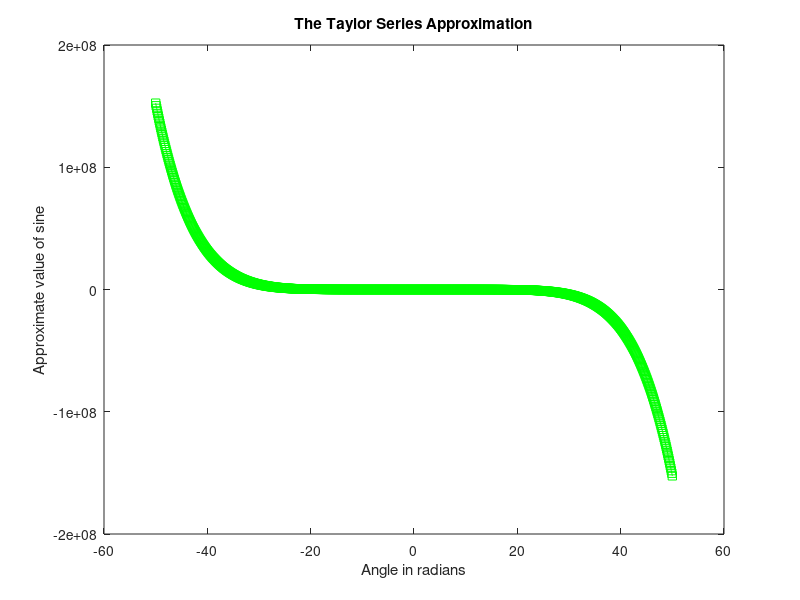

MATLAB code to generate this figure:
%%%%%%%%%%%%%%%%%%%%%%%%%%%%%%%%%%%%%%%%%%%%%%%%%%%%%%%%%%%%%%%%%%%%%
% ENGR 13300 Fall 2021 
% 
% Problem Description: This program will calculate and plot the taylor 
% series approximation
%
% Assignment Information
%   Assignment:     e.g. Team HW9 - MA1
%   Author:         Gia Bao Tran, tran243@purdue.edu
%   Team ID:        LC1-24
%  	
%   Contributor:    Alexi Argyros, aargyros@purdue.edu
%                   Tyler Serrato, tjserrat@purdue.edu
%                   Justin Shu, jgshu@purdue.edu
%   My contributor(s) helped me:	
%     [x] understand the assignment expectations without
%         telling me how they will approach it.
%     [x] understand different ways to think about a solution
%         without helping me plan my solution.
%     [x] think through the meaning of a specific error or
%         bug present in my code without looking at my code.
%   Note that if you helped somebody else with their code, you
%   have to list that person as a contributor here as well.
%%%%%%%%%%%%%%%%%%%%%%%%%%%%%%%%%%%%%%%%%%%%%%%%%%%%%%%%%%%%%%%%%%%%%


%% ____________________
%% INITIALIZATION
 x = -50:0.1:50; %initialise a matrix x from -50 to 50 in increments of 0.1
%% ____________________
%% CALCULATIONS
y = x - (x.^3)/(factorial(3))+(x.^5)/(factorial(5))-(x.^7)/(factorial(7));
% applying the formula 
%% ____________________
%% OUTPUTS
plot(x,y,'green-s') %plot with green squares

xlabel('Angle in radians') %labeling axis
ylabel('Approximate value of sine')
title('The Taylor Series Approximation')%chart title


%% ____________________
%% ACADEMIC INTEGRITY STATEMENT
% I have not used source code obtained from any other unauthorized
% source, either modified or unmodified.  Neither have I provided
% access to my code to another. The project I am submitting
% is my own original work.